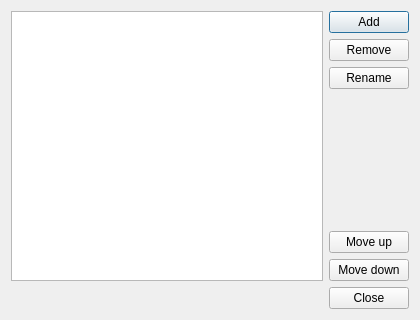
<?xml version="1.0" encoding="UTF-8"?>
<ui version="4.0">
 <class>LayoutDialog</class>
 <widget class="QDialog" name="LayoutDialog">
  <property name="geometry">
   <rect>
    <x>0</x>
    <y>0</y>
    <width>420</width>
    <height>320</height>
   </rect>
  </property>
  <property name="windowTitle">
   <string>Manage layouts</string>
  </property>
  <layout class="QVBoxLayout" name="verticalLayout">
   <item>
    <layout class="QHBoxLayout" name="horizontalLayout">
     <item>
      <widget class="QListWidget" name="layoutListWidget">
       <property name="alternatingRowColors">
        <bool>true</bool>
       </property>
      </widget>
     </item>
     <item>
      <layout class="QVBoxLayout" name="buttonLayout">
       <item>
        <widget class="QPushButton" name="addButton">
         <property name="toolTip">
          <string>Add layout</string>
         </property>
         <property name="icon">
          <iconset theme="list-add" resource="../breeze-qownnotes.qrc">
           <normaloff>:/icons/breeze-qownnotes/16x16/list-add.svg</normaloff>:/icons/breeze-qownnotes/16x16/list-add.svg</iconset>
         </property>
         <property name="text">
          <string>Add</string>
         </property>
        </widget>
       </item>
       <item>
        <widget class="QPushButton" name="removeButton">
         <property name="toolTip">
          <string>Remove layout</string>
         </property>
         <property name="icon">
          <iconset theme="list-remove" resource="../breeze-qownnotes.qrc">
           <normaloff>:/icons/breeze-qownnotes/16x16/list-remove.svg</normaloff>:/icons/breeze-qownnotes/16x16/list-remove.svg</iconset>
         </property>
         <property name="text">
          <string>Remove</string>
         </property>
        </widget>
       </item>
       <item>
        <widget class="QPushButton" name="renameButton">
         <property name="toolTip">
          <string>Rename layout</string>
         </property>
         <property name="icon">
          <iconset theme="document-edit" resource="../breeze-qownnotes.qrc">
           <normaloff>:/icons/breeze-qownnotes/16x16/document-edit.svg</normaloff>:/icons/breeze-qownnotes/16x16/document-edit.svg</iconset>
         </property>
         <property name="text">
          <string>Rename</string>
         </property>
        </widget>
       </item>
       <item>
        <spacer name="verticalSpacer">
         <property name="orientation">
          <enum>Qt::Vertical</enum>
         </property>
         <property name="sizeHint" stdset="0">
          <size>
           <width>20</width>
           <height>40</height>
          </size>
         </property>
        </spacer>
       </item>
       <item>
        <widget class="QPushButton" name="moveUpButton">
         <property name="toolTip">
          <string>Move layout up</string>
         </property>
         <property name="icon">
          <iconset theme="go-up" resource="../breeze-qownnotes.qrc">
           <normaloff>:/icons/breeze-qownnotes/16x16/go-up.svg</normaloff>:/icons/breeze-qownnotes/16x16/go-up.svg</iconset>
         </property>
         <property name="text">
          <string>Move up</string>
         </property>
        </widget>
       </item>
       <item>
        <widget class="QPushButton" name="moveDownButton">
         <property name="toolTip">
          <string>Move layout down</string>
         </property>
         <property name="icon">
          <iconset theme="go-down" resource="../breeze-qownnotes.qrc">
           <normaloff>:/icons/breeze-qownnotes/16x16/go-down.svg</normaloff>:/icons/breeze-qownnotes/16x16/go-down.svg</iconset>
         </property>
         <property name="text">
          <string>Move down</string>
         </property>
        </widget>
       </item>
      </layout>
     </item>
    </layout>
   </item>
   <item>
    <widget class="QDialogButtonBox" name="buttonBox">
     <property name="orientation">
      <enum>Qt::Horizontal</enum>
     </property>
     <property name="standardButtons">
      <set>QDialogButtonBox::Close</set>
     </property>
    </widget>
   </item>
  </layout>
 </widget>
 <resources>
  <include location="../breeze-qownnotes.qrc"/>
 </resources>
 <connections>
  <connection>
   <sender>buttonBox</sender>
   <signal>rejected()</signal>
   <receiver>LayoutDialog</receiver>
   <slot>reject()</slot>
   <hints>
    <hint type="sourcelabel">
     <x>316</x>
     <y>300</y>
    </hint>
    <hint type="destinationlabel">
     <x>210</x>
     <y>160</y>
    </hint>
   </hints>
  </connection>
  <connection>
   <sender>buttonBox</sender>
   <signal>accepted()</signal>
   <receiver>LayoutDialog</receiver>
   <slot>accept()</slot>
   <hints>
    <hint type="sourcelabel">
     <x>248</x>
     <y>300</y>
    </hint>
    <hint type="destinationlabel">
     <x>210</x>
     <y>160</y>
    </hint>
   </hints>
  </connection>
 </connections>
</ui>
